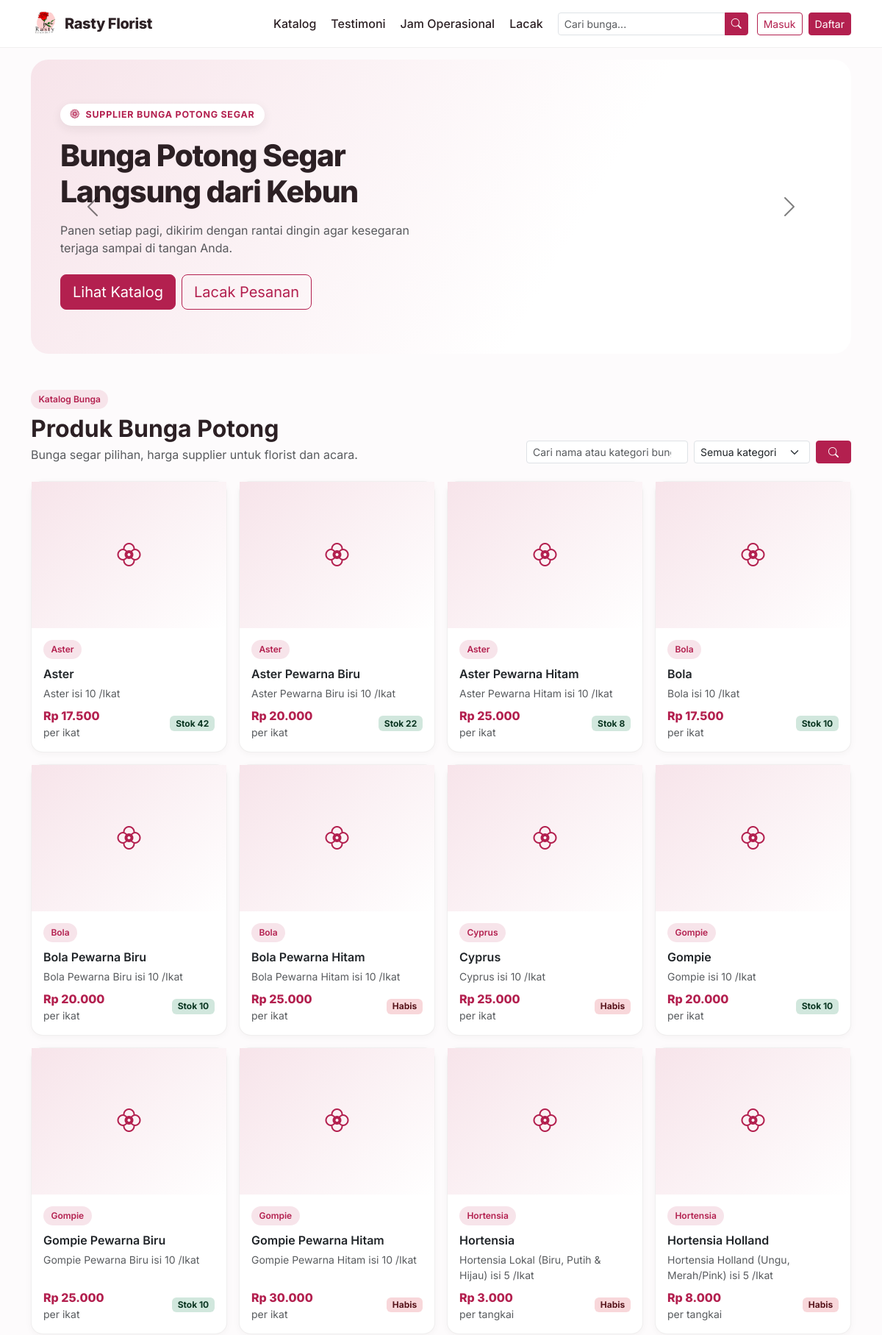
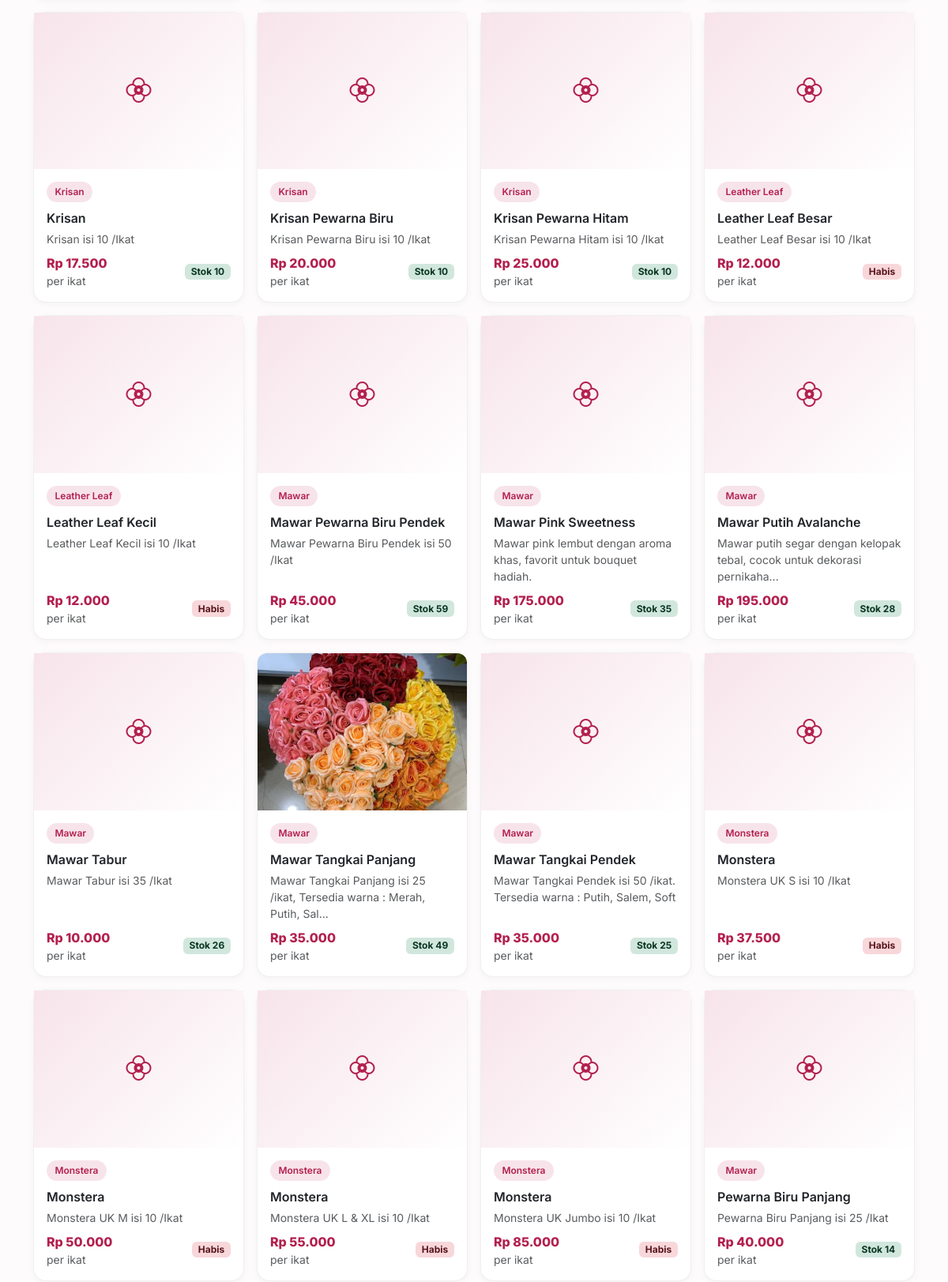
The page / (upper part) on the database its author committed (2 pictures, top to bottom).
### tables this page shows
CREATE TABLE settings (
    key TEXT PRIMARY KEY,
    value TEXT
);

CREATE TABLE hero_slides (
    id INTEGER PRIMARY KEY AUTOINCREMENT,
    judul TEXT NOT NULL,
    subjudul TEXT DEFAULT '',
    gambar TEXT DEFAULT '',
    teks_tombol TEXT DEFAULT 'Belanja Sekarang',
    link_tombol TEXT DEFAULT '/#katalog',
    urutan INTEGER DEFAULT 0,
    aktif INTEGER DEFAULT 1
);

CREATE TABLE products (
    id INTEGER PRIMARY KEY AUTOINCREMENT,
    nama TEXT NOT NULL,
    deskripsi TEXT DEFAULT '',
    kategori TEXT DEFAULT 'Bunga Potong',
    harga INTEGER NOT NULL DEFAULT 0,
    stok INTEGER NOT NULL DEFAULT 0,
    stok_minimum INTEGER DEFAULT 5,
    satuan TEXT DEFAULT 'ikat',
    gambar TEXT DEFAULT '',
    aktif INTEGER NOT NULL DEFAULT 1,
    created_at TEXT NOT NULL
, min_order INTEGER NOT NULL DEFAULT 0, deskripsi_panjang TEXT DEFAULT '', rekomendasi TEXT DEFAULT '', ketentuan TEXT DEFAULT '');

### blueprints/public.py (the view)
@bp.route("/")
def index():
    q = request.args.get("q", "").strip()
    kategori = request.args.get("kategori", "").strip()
    sql = "SELECT * FROM products WHERE aktif = 1"
    args = []
    if q:
        sql += " AND (nama LIKE ? OR deskripsi LIKE ? OR kategori LIKE ?)"
        args += ["%" + q + "%"] * 3
    if kategori:
        sql += " AND kategori = ?"
        args.append(kategori)
    sql += " ORDER BY nama"
    products = database.query(sql, args)
    kategori_list = [r["kategori"] for r in database.query(
        "SELECT DISTINCT kategori FROM products WHERE aktif = 1 ORDER BY kategori")]
    settings = database.all_settings()
    return render_template(
        "public/index.html",
        slides=database.query("SELECT * FROM hero_slides WHERE aktif = 1 ORDER BY urutan, id"),
        products=products,
        kategori_list=kategori_list,
        q=q,
        kategori=kategori,
        testimonials=database.query("SELECT * FROM testimonials WHERE aktif = 1 ORDER BY urutan, id"),
        akun_sosial=database.social_accounts(aktif_saja=True),
        feed_sosial=database.social_gabungan("feed", settings),
        story_sosial=database.social_gabungan("story", settings),
        platform_sosial_ikon=database.SOCIAL_PLATFORM_IKON,
        platform_sosial_label=database.SOCIAL_PLATFORM_LABEL,
        platform_sosial_warna=database.SOCIAL_PLATFORM_WARNA,
        stok_list=database.query(
            "SELECT * FROM products WHERE aktif = 1 ORDER BY stok DESC LIMIT 8"),
        katalog=database.katalog_dari(settings),
    )

### db.py (called while the page is built)
def invoice_logo_px(settings=None):
    ukuran = (settings or all_settings()).get("invoice_logo_ukuran", "sedang")
    for kunci, _label, px in INVOICE_LOGO_UKURAN:
        if kunci == ukuran:
            return px
    return 64

def katalog_dari(settings):
    return {key: settings.get(key, "1") == "1" for key, _label, _ket in KATALOG_SEKSI}

def social_accounts(aktif_saja=False):
    sql = "SELECT * FROM social_accounts"
    if aktif_saja:
        sql += " WHERE aktif = 1"
    sql += " ORDER BY urutan, id"
    return query(sql)

def social_items(account_id=None, jenis=None, aktif_saja=False, limit=None):
    sql = "SELECT * FROM social_items WHERE 1=1"
    args = []
    if account_id is not None:
        sql += " AND account_id = ?"
        args.append(account_id)
    if jenis:
        sql += " AND jenis = ?"
        args.append(jenis)
    if aktif_saja:
        sql += " AND aktif = 1"
    sql += " ORDER BY (waktu = '') , waktu DESC, urutan, id DESC"
    if limit:
        sql += " LIMIT ?"
        args.append(int(limit))
    return query(sql, args)

def social_gabungan(jenis, settings=None, aktif_saja=True):
    data = settings or all_settings()
    if data.get("sosial_aktif", "1") != "1":
        return []
    kunci = "sosial_%s_tampil" % jenis
    try:
        batas = max(1, int(data.get(kunci, "8")))
    except (TypeError, ValueError):
        batas = 8
    akun = social_accounts(aktif_saja=aktif_saja)
    hasil = []
    for account in akun:
        baris = social_items(account_id=account["id"], jenis=jenis, aktif_saja=aktif_saja)
        for row in baris[:batas]:
            item = dict(row)
            item["platform"] = account["platform"]
            item["akun"] = account["nama"] or account["username"]
            item["username"] = account["username"]
            item["avatar"] = account["avatar"]
            item["akun_url"] = account["url"]
            hasil.append(item)
    return hasil

def pengiriman_metode(settings=None):
    data = settings or all_settings()
    aktif = [label for key, label, _ket in PENGIRIMAN_METODE
             if data.get(key, "1") == "1"]
    return aktif or [PENGIRIMAN_METODE[1][1]]

def jam_harian(settings=None):
    data = settings or all_settings()
    hasil = {}
    for key, _label in HARI:
        buka, tutup = JAM_BAWAAN[key]
        hasil[key] = (data.get("jam_buka_" + key, buka), data.get("jam_tutup_" + key, tutup))
    return hasil

def _jam_teks(nilai):
    return nilai.replace(":", ".")

### templates/public/index.html (shortened to what this page needs)
{% extends "public/base.html" %}
{% block body %}
{% if katalog.katalog_hero %}
<section class="container mt-3">
  <div class="rf-hero" id="heroCarousel">
    <div id="heroSlides" class="carousel slide carousel-fade" data-bs-ride="carousel" data-bs-interval="5000">
      <div class="carousel-inner">
        {% for slide in slides %}
        <div class="carousel-item {% if loop.first %}active{% endif %}">
          <div class="rf-hero-slide {% if slide.gambar %}has-img{% endif %}"
               {% if slide.gambar %}style="background-image:url('{{ url_for('static', filename='uploads/' + slide.gambar) }}')"{% endif %}>
            <div class="rf-hero-body">
              <span class="rf-eyebrow mb-3"><i class="bi bi-flower1 me-1"></i> {{ settings.tagline }}</span>
              <h1 class="mb-3">{{ slide.judul }}</h1>
              <p class="text-muted mb-4" style="max-width:480px">{{ slide.subjudul }}</p>
              <div class="d-flex flex-wrap gap-2">
                <a href="{{ slide.link_tombol or '/#katalog' }}" class="btn btn-primary btn-lg">{{ slide.teks_tombol }}</a>
                <a href="{{ url_for('public.track') }}" class="btn btn-outline-rf btn-lg">Lacak Pesanan</a>
              </div>
            </div>
          </div>
        </div>
        {% endfor %}
      </div>
      {% if slides|length > 1 %}
      <button class="carousel-control-prev" type="button" data-bs-target="#heroSlides" data-bs-slide="prev">
        <span class="carousel-control-prev-icon" style="filter:invert(1)"></span>
      </button>
      <button class="carousel-control-next" type="button" data-bs-target="#heroSlides" data-bs-slide="next">
        <span class="carousel-control-next-icon" style="filter:invert(1)"></span>
      </button>
      {% endif %}
    </div>
  </div>
</section>
{% endif %}
{% if katalog.katalog_produk %}
<section class="container py-5" id="katalog">
  <div class="d-flex flex-wrap justify-content-between align-items-end gap-3 mb-4">
    <div>
      <span class="rf-chip mb-2">Katalog Bunga</span>
      <h2 class="fw-bold mb-1">Produk Bunga Potong</h2>
      <p class="text-muted mb-0">Bunga segar pilihan, harga supplier untuk florist dan acara.</p>
    </div>
    <form class="d-flex gap-2" method="get" action="{{ url_for('public.index') }}#katalog">
      <input type="search" name="q" class="form-control form-control-sm" style="min-width:220px"
             placeholder="Cari nama atau kategori bunga" value="{{ q }}">
      <select name="kategori" class="form-select form-select-sm">
        <option value="">Semua kategori</option>
      </select>
      <button class="btn btn-primary btn-sm px-3"><i class="bi bi-search"></i></button>
    </form>
  </div>
  <div class="row g-3">
    {% for p in products %}
    <div class="col-6 col-md-4 col-lg-3">
      <div class="rf-card rf-card-hover h-100 d-flex flex-column">
        <a href="{{ url_for('public.product_detail', product_id=p.id) }}">
          {% if p.gambar %}
            <img src="{{ url_for('static', filename='uploads/' + p.gambar) }}" class="rf-product-img" alt="{{ p.nama }}">
          {% else %}
            <div class="rf-img-placeholder"><i class="bi bi-flower2"></i></div>
          {% endif %}
        </a>
        <div class="p-3 d-flex flex-column flex-grow-1">
          <span class="rf-chip mb-2 align-self-start">{{ p.kategori }}</span>
          <a href="{{ url_for('public.product_detail', product_id=p.id) }}"
             class="fw-semibold text-dark mb-1">{{ p.nama }}</a>
          <p class="small text-muted flex-grow-1 mb-2">{{ p.deskripsi[:70] }}{% if p.deskripsi|length > 70 %}...{% endif %}</p>
          <div class="d-flex justify-content-between align-items-center">
            <div>
              <div class="rf-price">{{ rupiah(p.harga) }}</div>
              <div class="small text-muted">per {{ p.satuan }}</div>
            </div>
            {% if p.stok > p.stok_minimum %}
              <span class="badge bg-success-subtle text-success-emphasis">Stok {{ p.stok }}</span>
            {% elif p.stok > 0 %}
              <span class="badge bg-warning-subtle text-warning-emphasis">Sisa {{ p.stok }}</span>
            {% else %}
              <span class="badge bg-danger-subtle text-danger-emphasis">Habis</span>
            {% endif %}
          </div>
        </div>
      </div>
    </div>
    {% endfor %}
  </div>
</section>
{% endif %}
{% endblock %}

### templates/public/base.html (shortened to what this page needs)
<!doctype html>
<html lang="id">
<head>
  <link href="https://cdn.jsdelivr.net/npm/bootstrap@5.3.3/dist/css/bootstrap.min.css" rel="stylesheet">
  <link href="https://cdn.jsdelivr.net/npm/bootstrap-icons@1.11.3/font/bootstrap-icons.min.css" rel="stylesheet">
</head>
<body>
<nav class="navbar navbar-expand-lg rf-navbar">
  <div class="container">
    <a class="navbar-brand d-flex align-items-center gap-2 rf-brand" href="{{ url_for('public.index') }}">
      {% if settings.logo %}
        <img src="{{ url_for('static', filename='uploads/' + settings.logo) }}" alt="Logo">
      {% else %}
        <span class="rf-brand-mark">R</span>
      {% endif %}
      <span>{{ settings.nama_toko }}</span>
    </a>
    <div class="collapse navbar-collapse" id="navMain">
      <ul class="navbar-nav ms-auto align-items-lg-center gap-lg-1">
        {% if menu_publik.nav_katalog and katalog.katalog_produk %}
        <li class="nav-item"><a class="nav-link rf-nav-link" href="{{ url_for('public.index') }}#katalog">Katalog</a></li>
        {% endif %}
        {% if menu_publik.nav_testimoni and katalog.katalog_testimoni %}
        <li class="nav-item"><a class="nav-link rf-nav-link" href="{{ url_for('public.index') }}#testimoni">Testimoni</a></li>
        {% endif %}
        {% if menu_publik.nav_jam and katalog.katalog_jam %}
        <li class="nav-item"><a class="nav-link rf-nav-link" href="{{ url_for('public.index') }}#jam">Jam Operasional</a></li>
        {% endif %}
        {% if menu_publik.nav_lacak %}
        <li class="nav-item"><a class="nav-link rf-nav-link" href="{{ url_for('public.track') }}">Lacak</a></li>
        {% endif %}
        <li class="nav-item ms-lg-2">
          <form class="d-flex" action="{{ url_for('public.index') }}" method="get">
            <div class="input-group input-group-sm">
              <input class="form-control" type="search" name="q" placeholder="Cari bunga..." value="{{ q or '' }}" aria-label="Cari">
              <button class="btn btn-primary" type="submit" aria-label="Cari"><i class="bi bi-search"></i></button>
            </div>
          </form>
        </li>
        {% if current_user %}
          <li class="nav-item ms-lg-2">
            <a class="btn btn-primary btn-sm w-100" href="{{ panel_url }}">
              <i class="bi bi-grid-1x2-fill me-1"></i> Panel Saya
            </a>
          </li>
        {% else %}
          <li class="nav-item ms-lg-2"><a class="btn btn-outline-rf btn-sm w-100" href="{{ url_for('auth.login') }}">Masuk</a></li>
          <li class="nav-item ms-lg-1"><a class="btn btn-primary btn-sm w-100" href="{{ url_for('auth.register') }}">Daftar</a></li>
        {% endif %}
      </ul>
    </div>
  </div>
</nav>
{% block body %}{% endblock %}
</body>
</html>

### rows shown on the page
settings: value (picture)
settings: nama_toko "Rasty Florist"
hero_slides: judul "Bunga Potong Segar Langsung dari Kebun", subjudul "Panen setiap pagi, dikirim dengan rantai dingin agar kesegaran terjaga sampai di tangan Anda.", teks_tombol "Lihat Katalog"
settings: tagline "SUPPLIER BUNGA POTONG SEGAR"
products: kategori "Aster", nama "Aster", deskripsi "Aster isi 10 /Ikat", harga "Rp 17.500", satuan "ikat", stok "42"
products: kategori "Aster", nama "Aster Pewarna Biru", deskripsi "Aster Pewarna Biru isi 10 /Ikat", harga "Rp 20.000", satuan "ikat", stok "22"
products: kategori "Aster", nama "Aster Pewarna Hitam", deskripsi "Aster Pewarna Hitam isi 10 /Ikat", harga "Rp 25.000", satuan "ikat", stok "8"
products: kategori "Bola", nama "Bola", deskripsi "Bola isi 10 /Ikat", harga "Rp 17.500", satuan "ikat", stok "10"
products: kategori "Bola", nama "Bola Pewarna Biru", deskripsi "Bola Pewarna Biru isi 10 /Ikat", harga "Rp 20.000", satuan "ikat", stok "10"
products: kategori "Bola", nama "Bola Pewarna Hitam", deskripsi "Bola Pewarna Hitam isi 10 /Ikat", harga "Rp 25.000", satuan "ikat", stok "Habis"
products: kategori "Cyprus", nama "Cyprus", deskripsi "Cyprus isi 10 /Ikat", harga "Rp 25.000", satuan "ikat", stok "Habis"
products: kategori "Gompie", nama "Gompie", deskripsi "Gompie isi 10 /Ikat", harga "Rp 20.000", satuan "ikat", stok "10"
products: kategori "Gompie", nama "Gompie Pewarna Biru", deskripsi "Gompie Pewarna Biru isi 10 /Ikat", harga "Rp 25.000", satuan "ikat", stok "10"
products: kategori "Gompie", nama "Gompie Pewarna Hitam", deskripsi "Gompie Pewarna Hitam isi 10 /Ikat", harga "Rp 30.000", satuan "ikat", stok "Habis"
products: kategori "Hortensia", nama "Hortensia", deskripsi "Hortensia Lokal (Biru, Putih & Hijau) isi 5 /Ikat", harga "Rp 3.000", satuan "tangkai", stok "Habis"
products: kategori "Hortensia", nama "Hortensia Holland", deskripsi "Hortensia Holland (Ungu, Merah/Pink) isi 5 /Ikat", harga "Rp 8.000", satuan "tangkai", stok "Habis"
products: kategori "Krisan", nama "Krisan", deskripsi "Krisan isi 10 /Ikat", harga "Rp 17.500", satuan "ikat", stok "10"
products: kategori "Krisan", nama "Krisan Pewarna Biru", deskripsi "Krisan Pewarna Biru isi 10 /Ikat", harga "Rp 20.000", satuan "ikat", stok "10"
products: kategori "Krisan", nama "Krisan Pewarna Hitam", deskripsi "Krisan Pewarna Hitam isi 10 /Ikat", harga "Rp 25.000", satuan "ikat", stok "10"
products: kategori "Leather Leaf", nama "Leather Leaf Besar", deskripsi "Leather Leaf Besar isi 10 /Ikat", harga "Rp 12.000", satuan "ikat", stok "Habis"
products: kategori "Leather Leaf", nama "Leather Leaf Kecil", deskripsi "Leather Leaf Kecil isi 10 /Ikat", harga "Rp 12.000", satuan "ikat", stok "Habis"
products: kategori "Mawar", nama "Mawar Pewarna Biru Pendek", deskripsi "Mawar Pewarna Biru Pendek isi 50 /Ikat", harga "Rp 45.000", satuan "ikat", stok "59"
products: kategori "Mawar", nama "Mawar Pink Sweetness", deskripsi "Mawar pink lembut dengan aroma khas, favorit untuk bouquet hadiah.", harga "Rp 175.000", satuan "ikat", stok "35"
products: kategori "Mawar", nama "Mawar Putih Avalanche", deskripsi "Mawar putih segar dengan kelopak tebal, cocok untuk dekorasi pernikaha", harga "Rp 195.000", satuan "ikat", stok "28"
products: kategori "Mawar", nama "Mawar Tabur", deskripsi "Mawar Tabur isi 35 /Ikat", harga "Rp 10.000", satuan "ikat", stok "26"
products: gambar (picture), kategori "Mawar", nama "Mawar Tangkai Panjang", deskripsi "Mawar Tangkai Panjang isi 25 /ikat, Tersedia warna : Merah, Putih, Sal", harga "Rp 35.000", satuan "ikat", stok "49"
products: kategori "Mawar", nama "Mawar Tangkai Pendek", deskripsi "Mawar Tangkai Pendek isi 50 /ikat. Tersedia warna : Putih, Salem, Soft", harga "Rp 35.000", satuan "ikat", stok "25"
products: kategori "Monstera", nama "Monstera", deskripsi "Monstera UK S isi 10 /Ikat", harga "Rp 37.500", satuan "ikat", stok "Habis"
products: kategori "Monstera", nama "Monstera", deskripsi "Monstera UK M isi 10 /Ikat", harga "Rp 50.000", satuan "ikat", stok "Habis"
products: kategori "Monstera", nama "Monstera", deskripsi "Monstera UK L & XL isi 10 /Ikat", harga "Rp 55.000", satuan "ikat", stok "Habis"
products: kategori "Monstera", nama "Monstera", deskripsi "Monstera UK Jumbo isi 10 /Ikat", harga "Rp 85.000", satuan "ikat", stok "Habis"
products: kategori "Mawar", nama "Pewarna Biru Panjang", deskripsi "Pewarna Biru Panjang isi 25 /Ikat", harga "Rp 40.000", satuan "ikat", stok "14"
